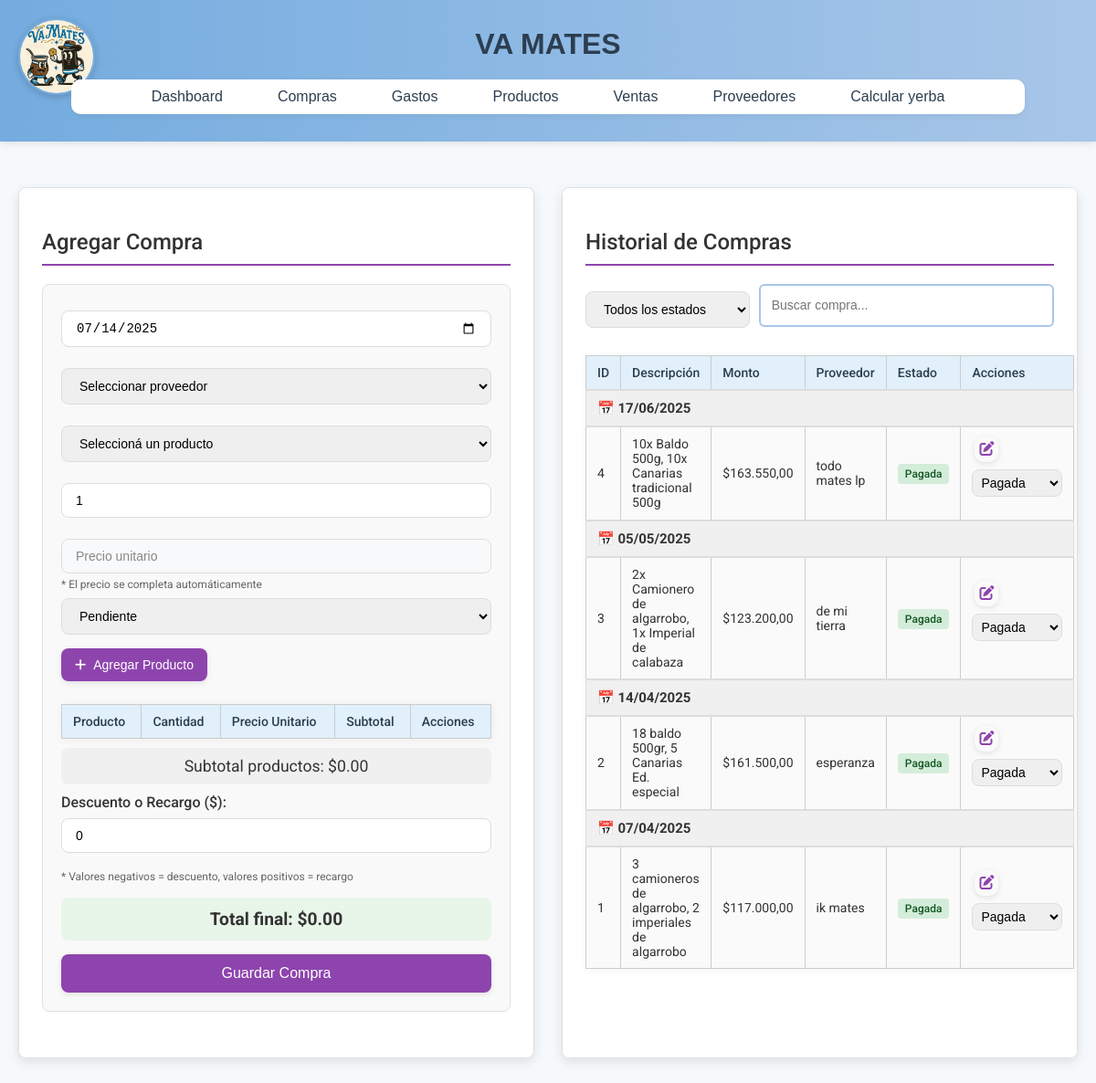
The app's page /compras/index.php with its own data.
### tables this page shows
CREATE TABLE `compras` (
  `id` int(11) NOT NULL,
  `descripcion` varchar(255) NOT NULL,
  `monto` decimal(10,2) NOT NULL,
  `fecha` date NOT NULL,
  `estado` enum('pendiente','pagada','cancelada') DEFAULT 'pendiente',
  `id_proveedor` int(11) DEFAULT NULL,
  `ajuste` decimal(10,2) DEFAULT 0.00
);

CREATE TABLE `proveedores` (
  `id` int(11) NOT NULL,
  `nombre` varchar(100) NOT NULL,
  `detalle` text DEFAULT NULL,
  `estado` enum('activo','desactivado') NOT NULL DEFAULT 'activo'
);

### compras/index.php (the view, shortened to what this page needs)
<?php include '../includes/header.php'; ?>
<head>
    <link rel="stylesheet" href="/vamates3/assets/css/styles.css">
    <link rel="stylesheet" href="https://cdnjs.cloudflare.com/ajax/libs/font-awesome/6.4.0/css/all.min.css">
</head>
<div class="container">
    <div class="column left">
        <h2>Agregar Compra</h2>
        <form id="formCompra" action="add_compra.php" method="post" class="form-container">
            <input class="control" type="date" name="fecha" id="fechaInput" required>
            <select name="id_proveedor" class="control" required>
                <option value="">Seleccionar proveedor</option>
                <?php
                include '../config/config.php';
                ?>
            </select>
            <select id="productoSelect" class="control">
                <option value="">Seleccioná un producto</option>
            </select>
            <input type="number" id="cantidadInput" class="control" placeholder="Cantidad" min="1" value="1">
            <input type="number" id="precioInput" class="control" placeholder="Precio unitario" step="0.01" min="0" readonly>
            <small style="color: #666; font-size: 12px; margin-top: -10px; display: block;">* El precio se completa automáticamente</small>
            <select name="estado" class="control" required>
                <option value="pendiente">Pendiente</option>
            </select>
            <button type="button" class="btn-agregar" onclick="agregarProducto()">
                <i class="fas fa-plus"></i> Agregar Producto
            </button>
            <table id="tablaProductos">
                <thead>
                    <tr>
                        <th>Producto</th>
                        <th>Cantidad</th>
                        <th>Precio Unitario</th>
                        <th>Subtotal</th>
                        <th>Acciones</th>
                    </tr>
                </thead>
            </table>
            <div class="subtotal-display">
                Subtotal productos: $<span id="subtotalProductos">0.00</span>
            </div>
            <div style="margin-bottom: 15px;">
                <label for="ajuste" style="font-weight: 500;">Descuento o Recargo ($):</label>
                <input type="number" placeholder="Ej: -100 para descuento o 50 para recargo" step="0.01" id="ajuste" class="control" value="0" oninput="calcularTotalFinal()">
                <small style="color: #666; font-size: 12px;">* Valores negativos = descuento, valores positivos = recargo</small>
            </div>
            <div class="total-display">
                <strong>Total final: $<span id="totalFinal">0.00</span></strong>
            </div>
            <input class="btn-submit" type="submit" value="Guardar Compra">
        </form>
    </div>
    <div class="column right">
        <h2>Historial de Compras</h2>
        <div style="display: flex; gap: 10px; margin-bottom: 15px;">
            <select id="filtroEstado" class="control" onchange="filtrarCompras()" style="flex: 1;">
                <option value="">Todos los estados</option>
            </select>
            <input type="text" id="buscarCompra" class="search-input" placeholder="Buscar compra..." onkeyup="filtrarCompras()" style="flex: 2;">
        </div>
        <table id="tablaCompras">
            <thead>
                <tr>
                    <th>ID</th>
                    <th>Descripción</th>
                    <th>Monto</th>
                    <th>Proveedor</th>
                    <th>Estado</th>
                    <th>Acciones</th>
                </tr>
            </thead>
            <tbody>
                <?php
                $sql = "SELECT c.*, p.nombre AS nombre_proveedor
                        FROM compras c
                        LEFT JOIN proveedores p ON c.id_proveedor = p.id
                        ORDER BY c.fecha DESC, c.id DESC";
                $result = $conn->query($sql);
                $fechaActual = '';
                $numeroColumnas = 6;
                while($compra = $result->fetch_assoc()):
                    $fechaCompra = $compra['fecha'];
                    $claseEstado = "estado-" . $compra['estado'];
                    if ($fechaActual !== $fechaCompra) {
                        $fechaActual = $fechaCompra;
                        $fechaFormateada = date('d/m/Y', strtotime($fechaCompra));
                        echo "<tr class='fecha-header'>
                                <td colspan='{$numeroColumnas}'>📅 {$fechaFormateada}</td>
                            </tr>";
                    }
                ?>
                <tr id="fila-compra-<?= $compra['id'] ?>" class="compra-row">
                    <td><?= $compra['id'] ?></td>
                    <td><?= htmlspecialchars($compra['descripcion']) ?></td>
                    <td>$<?= number_format($compra['monto'], 2, ',', '.') ?></td>
                    <td><?= htmlspecialchars($compra['nombre_proveedor'] ?? 'N/A') ?></td>
                    <td>
                        <span class="estado-badge <?= $claseEstado ?>">
                            <?= ucfirst($compra['estado']) ?>
                        </span>
                    </td>
                    <td>
                        <button class="btn-action btn-edit" onclick="editarCompra(<?= $compra['id'] ?>)">
                            <i class="fas fa-edit"></i>
                        </button>
                        <select onchange="cambiarEstado(<?= $compra['id'] ?>, this.value)"
                                class="control" style="width: auto; padding: 5px;">
                            <option value="pagada" <?= $compra['estado'] == 'pagada' ? 'selected' : '' ?>>Pagada</option>
                        </select>
                    </td>
                </tr>
                <?php endwhile; ?>
            </tbody>
        </table>
    </div>
</div>

### assets/css/styles.css (style rules this page uses)
body { font-family: 'Quicksand', sans-serif; margin: 0; padding: 0; background-color: #f5f9fc; color: #333; }
.container { display: flex; flex-wrap: wrap; margin: 30px auto; padding: 10px; max-width: 1600px; gap: 20px; }
.column { flex: 1; padding: 30px; background-color: #fff; border-radius: 12px; box-shadow: 0 4px 12px rgba(0,0,0,0.05); min-width: 400px; }
.column.left { border-right: none; }
table { width: 100%; border-collapse: collapse; margin-top: 15px; font-size: 0.95rem; border: 1px solid #ddd; }
table th, table td { padding: 10px 12px; border: 1px solid #ccc; }
table th { background-color: #e1f0fa; text-align: left; color: #2c3e50; }
#tablaProductos, #tablaCompras { width: 100%; border-collapse: collapse; margin-top: 10px; box-shadow: 1px 1px 10px rgba(0,0,0,0.05); }
.control::placeholder { color: #888; }
#buscarProducto, #buscarCompra { width: 100%; padding: 12px; border: 2px solid #a8c6e8; border-radius: 6px; margin-bottom: 16px; }
button, .btn-agregar, .btn-delete, .btn-submit, .btn-tema { padding: 10px 20px; font-size: 0.9rem; border: none; border-radius: 10px; cursor: pointer; transition: all 0.3s ease; background-color: #74acdf; color: #fff; box-shadow: 0 2px 6px rgba(0,0,0,0.1); }
.btn-submit { background-color: #3498db; }

### compras/index.php (style rules this page uses)
:root { --primary-color: #8e44ad; --secondary-color: #9b59b6; --danger-color: #e74c3c; --warning-color: #f39c12; --success-color: #2ecc71; --light-color: #f5f5f5; --dark-color: #333; --border-radius: 8px; --box-shadow: 0 4px 12px rgba(0, 0, 0, 0.1); }
.container { display: flex; gap: 30px; padding: 20px; font-family: 'Roboto', sans-serif; }
.column.left, .column.right { flex: 1; background: #fff; border: 1px solid #e0e0e0; border-radius: var(--border-radius); padding: 25px; box-shadow: var(--box-shadow); max-height: 90vh; overflow-y: auto; }
h2 { color: var(--dark-color); margin-bottom: 20px; font-weight: 500; border-bottom: 2px solid var(--primary-color); padding-bottom: 10px; }
.control { width: 100%; padding: 10px 15px; margin: 8px 0 15px; border: 1px solid #ddd; border-radius: var(--border-radius); box-sizing: border-box; font-size: 14px; transition: border-color 0.3s; }
.control[readonly] { background-color: #f8f9fa; color: #6c757d; cursor: not-allowed; }
.form-container { background: #f9f9f9; border: 1px solid #e0e0e0; border-radius: var(--border-radius); padding: 20px; margin-bottom: 25px; }
.btn-submit { background-color: var(--primary-color); color: white; border: none; padding: 12px 20px; border-radius: var(--border-radius); cursor: pointer; font-size: 16px; font-weight: 500; transition: background-color 0.3s; width: 100%; }
.btn-agregar { background-color: var(--primary-color); color: white; border: none; padding: 10px 15px; border-radius: var(--border-radius); cursor: pointer; font-size: 14px; display: inline-flex; align-items: center; gap: 8px; margin-bottom: 15px; }
table { width: 100%; border-collapse: collapse; margin-top: 15px; font-size: 14px; }
th, td { border: 1px solid #e0e0e0; padding: 12px; text-align: left; }
th { background-color: var(--primary-color); color: white; font-weight: 500; position: sticky; top: 0; }
tr:nth-child(even) { background-color: #fafafa; }
.search-input { width: 100%; padding: 10px 15px 10px 40px; font-size: 14px; border-radius: var(--border-radius); border: 1px solid #ddd; box-sizing: border-box; transition: all 0.3s; }
.total-display { font-size: 1.2em; font-weight: 500; margin: 15px 0; padding: 12px; background-color: #e8f5e9; border-radius: var(--border-radius); text-align: center; }
.subtotal-display { font-size: 1.1em; font-weight: 400; margin: 10px 0; padding: 10px; background-color: #f0f0f0; border-radius: var(--border-radius); text-align: center; }
.btn-action { background: none; border: none; cursor: pointer; padding: 5px; margin: 0 3px; font-size: 16px; transition: transform 0.2s; }
.btn-edit { color: var(--primary-color); }
.fecha-header { background-color: #f0f0f0 !important; color: #333 !important; font-weight: bold !important; font-size: 15px !important; text-align: center !important; padding: 15px !important; border: none !important; border-top: 2px solid #ddd !important; border-bottom: 2px solid #ddd !important; }
.fecha-header td { border: none !important; background-color: #f0f0f0 !important; color: #333 !important; font-weight: bold !important; }
.estado-badge { padding: 4px 8px; border-radius: 4px; font-size: 12px; font-weight: 500; }
.estado-pagada { background-color: #d4edda; color: #155724; }

### records on screen
compras: fecha "17/06/2025", id "4", descripcion "10x Baldo 500g, 10x Canarias tradicional 500g", monto "163.550,00", id_proveedor.nombre "todo mates lp", estado "Pagada", estado+id "Pagada"
compras: fecha "05/05/2025", id "3", descripcion "2x Camionero de algarrobo, 1x Imperial de calabaza", monto "123.200,00", id_proveedor.nombre "de mi tierra", estado "Pagada", estado+id "Pagada"
compras: fecha "14/04/2025", id "2", descripcion "18 baldo 500gr, 5 Canarias Ed. especial", monto "161.500,00", id_proveedor.nombre "esperanza", estado "Pagada", estado+id "Pagada"
compras: fecha "07/04/2025", id "1", descripcion "3 camioneros de algarrobo, 2 imperiales de algarrobo", monto "117.000,00", id_proveedor.nombre "ik mates", estado "Pagada", estado+id "Pagada"
